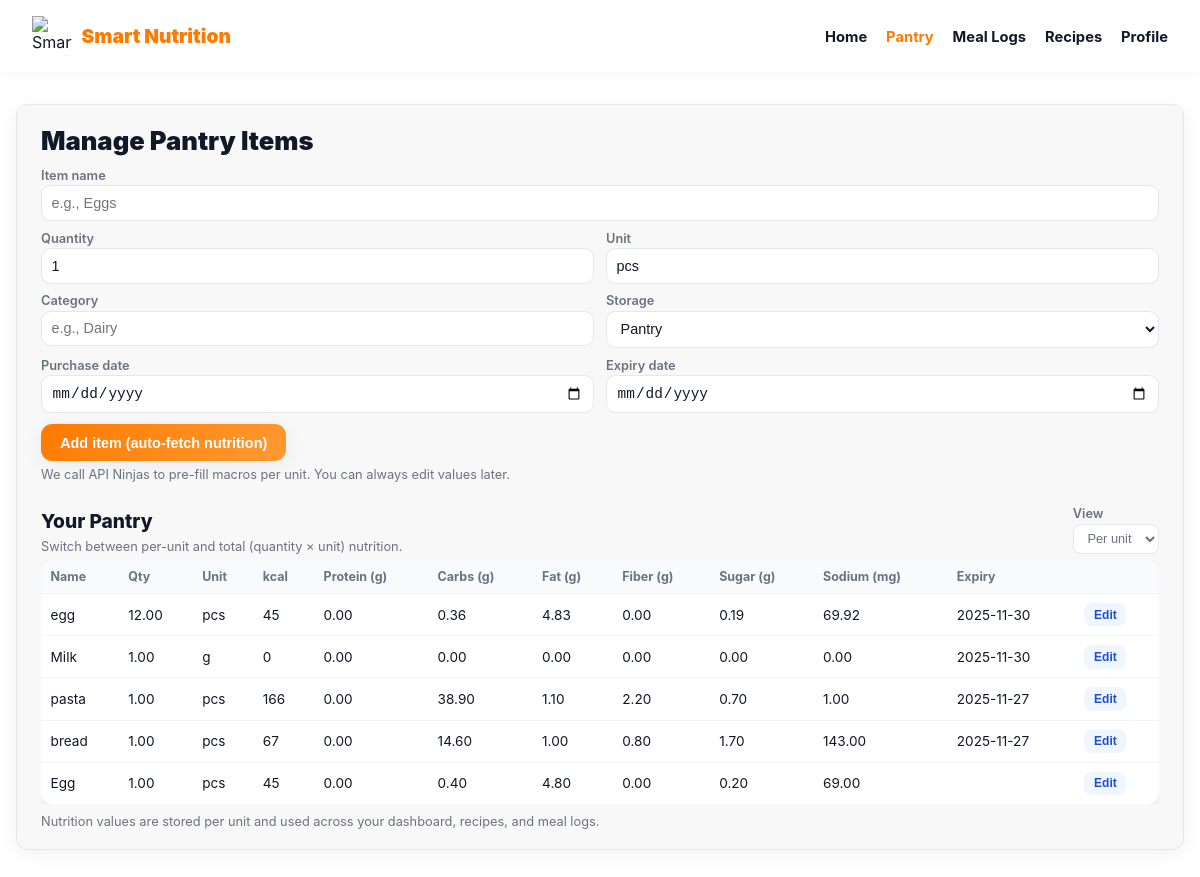
/food_items.php (signed in), run on the app's committed database.
### tables this page shows
CREATE TABLE `food_items` (
  `id` int(11) NOT NULL,
  `user_id` int(11) NOT NULL,
  `name` varchar(120) NOT NULL,
  `category` varchar(80) DEFAULT NULL,
  `storage_type` enum('pantry','refrigerator','freezer') DEFAULT 'pantry',
  `quantity` decimal(10,2) DEFAULT 1.00,
  `unit` varchar(20) DEFAULT 'pcs',
  `calories_per_unit` int(11) DEFAULT 0,
  `purchase_date` date DEFAULT NULL,
  `expiry_date` date DEFAULT NULL,
  `created_at` timestamp NOT NULL DEFAULT current_timestamp(),
  `protein_per_unit` decimal(10,2) DEFAULT 0.00,
  `carbs_per_unit` decimal(10,2) DEFAULT 0.00,
  `fat_per_unit` decimal(10,2) DEFAULT 0.00,
  `fiber_per_unit` decimal(10,2) DEFAULT 0.00,
  `sugar_per_unit` decimal(10,2) DEFAULT 0.00,
  `sodium_per_unit` decimal(10,2) DEFAULT 0.00
);

### food_items.php (the view, shortened to what this page needs)
<?php
function db(): PDO {
  $dsn = 'mysql:host='.DB_HOST.';dbname='.DB_NAME.';charset=utf8mb4';
  $pdo = new PDO($dsn, DB_USER, DB_PASS, [
    PDO::ATTR_ERRMODE => PDO::ERRMODE_EXCEPTION,
    PDO::ATTR_DEFAULT_FETCH_MODE => PDO::FETCH_ASSOC,
  ]);
  return $pdo;
}
function e(string $s): string { return htmlspecialchars($s, ENT_QUOTES, 'UTF-8'); }
$pdo = db();
$userId = (int)$_SESSION['user_id'];
$pdo->exec("
  CREATE TABLE IF NOT EXISTS food_items (
    id INT AUTO_INCREMENT PRIMARY KEY,
    user_id INT NOT NULL,
    name VARCHAR(120) NOT NULL,
    category VARCHAR(80),
    storage_type ENUM('pantry','refrigerator','freezer') DEFAULT 'pantry',
    quantity DECIMAL(10,2) DEFAULT 1,
    unit VARCHAR(20) DEFAULT 'pcs',
    calories_per_unit INT DEFAULT 0,
    protein_per_unit DECIMAL(10,2) DEFAULT 0,
    carbs_per_unit DECIMAL(10,2) DEFAULT 0,
    fat_per_unit DECIMAL(10,2) DEFAULT 0,
    fiber_per_unit DECIMAL(10,2) DEFAULT 0,
    sugar_per_unit DECIMAL(10,2) DEFAULT 0,
    sodium_per_unit DECIMAL(10,2) DEFAULT 0,
    purchase_date DATE NULL,
    expiry_date DATE NULL,
    created_at TIMESTAMP DEFAULT CURRENT_TIMESTAMP
  ) ENGINE=InnoDB;
");
$stmt = $pdo->prepare("SELECT * FROM food_items WHERE user_id = ? ORDER BY created_at DESC");
$stmt->execute([$userId]);
$items = $stmt->fetchAll();
?>
<!doctype html>
<html lang="en">
<head>
</head>
<body>
<header>
  <div class="logo-wrap">
    <img src="assets/img/smart_nutrition_logo.png" alt="Smart Nutrition">
    <div class="logo-text">Smart Nutrition</div>
  </div>
  <nav>
    <a href="Index.php">Home</a>
    <a href="food_items.php" class="active">Pantry</a>
    <a href="meallogs.php">Meal Logs</a>
    <a href="recipes.php">Recipes</a>
    <a href="profile.php">Profile</a>
  </nav>
</header>
<div class="container">
  <div class="card">
    <h2>Manage Pantry Items</h2>
    <form method="post" novalidate>
      <label for="name">Item name</label>
      <input id="name" name="name" required placeholder="e.g., Eggs">
      <div class="grid-2">
        <div>
          <label for="quantity">Quantity</label>
          <input id="quantity" name="quantity" type="number" step="0.01" value="1" required>
        </div>
        <div>
          <label for="unit">Unit</label>
          <input id="unit" name="unit" value="pcs" placeholder="e.g., pcs, g, cup" required>
        </div>
      </div>
      <div class="grid-2">
        <div>
          <label for="category">Category</label>
          <input id="category" name="category" placeholder="e.g., Dairy">
        </div>
        <div>
          <label for="storage_type">Storage</label>
          <select id="storage_type" name="storage_type">
            <option value="pantry">Pantry</option>
          </select>
        </div>
      </div>
      <div class="grid-2">
        <div>
          <label for="purchase_date">Purchase date</label>
          <input id="purchase_date" name="purchase_date" type="date">
        </div>
        <div>
          <label for="expiry_date">Expiry date</label>
          <input id="expiry_date" name="expiry_date" type="date">
        </div>
      </div>
      <button type="submit" class="btn-primary">Add item (auto-fetch nutrition)</button>
      <div class="note">
        We call API Ninjas to pre-fill macros per unit. You can always edit values later.
      </div>
    </form>
    <div class="section-header">
      <div>
        <h3>Your Pantry</h3>
        <div class="note">Switch between per-unit and total (quantity × unit) nutrition.</div>
      </div>
      <div class="view-toggle">
        <label for="viewToggle">View</label>
        <select id="viewToggle">
          <option value="per">Per unit</option>
        </select>
      </div>
    </div>
    <?php if (!$items): ?>
      <p class="note">No items yet — add something above to get started.</p>
    <?php else: ?>
      <div class="table-wrap">
        <table id="pantryTable">
          <thead>
            <tr>
              <th>Name</th>
              <th>Qty</th>
              <th>Unit</th>
              <th>kcal</th>
              <th>Protein (g)</th>
              <th>Carbs (g)</th>
              <th>Fat (g)</th>
              <th>Fiber (g)</th>
              <th>Sugar (g)</th>
              <th>Sodium (mg)</th>
              <th>Expiry</th>
              <th></th>
            </tr>
          </thead>
          <tbody>
          <?php foreach ($items as $it):
            $qty    = (float)$it['quantity'];
            $cal    = (float)$it['calories_per_unit'];
            $prot   = (float)$it['protein_per_unit'];
            $carb   = (float)$it['carbs_per_unit'];
            $fat    = (float)$it['fat_per_unit'];
            $fiber  = (float)($it['fiber_per_unit'] ?? 0);
            $sugar  = (float)($it['sugar_per_unit'] ?? 0);
            $sodium = (float)($it['sodium_per_unit'] ?? 0);
          ?>
            <tr data-id="<?= (int)$it['id'] ?>"
                data-qty="<?= $qty ?>"
                data-cal="<?= $cal ?>"
                data-prot="<?= $prot ?>"
                data-carb="<?= $carb ?>"
                data-fat="<?= $fat ?>"
                data-fiber="<?= $fiber ?>"
                data-sugar="<?= $sugar ?>"
                data-sodium="<?= $sodium ?>">
              <td><?= e($it['name']) ?></td>
              <td class="col-qty"><?= number_format($qty, 2) ?></td>
              <td><?= e($it['unit']) ?></td>
              <td class="col-cal"><?= (int)$cal ?></td>
              <td class="col-prot"><?= number_format($prot, 2) ?></td>
              <td class="col-carb"><?= number_format($carb, 2) ?></td>
              <td class="col-fat"><?= number_format($fat, 2) ?></td>
              <td class="col-fiber"><?= number_format($fiber, 2) ?></td>
              <td class="col-sugar"><?= number_format($sugar, 2) ?></td>
              <td class="col-sodium"><?= number_format($sodium, 2) ?></td>
              <td><?= e($it['expiry_date'] ?? '') ?></td>
              <td><button type="button" class="btn-edit" data-id="<?= (int)$it['id'] ?>">Edit</button></td>
            </tr>
          <?php endforeach; ?>
          </tbody>
        </table>
      </div>
    <?php endif; ?>
    <div class="note" style="margin-top:.6rem;">
      Nutrition values are stored per unit and used across your dashboard, recipes, and meal logs.
    </div>
  </div>
</div>
</body>
</html>

### food_items.php (style rules this page uses)
:root { --bg:#ffffff; --text:#111827; --muted:#6b7280; --accent:#ff7a00; --accent2:#ff9a33; --panel:#f8f8f8; --border:#e5e7eb; --radius:12px; --shadow:0 4px 20px rgba(0,0,0,.06); }
* { box-sizing:border-box; }
body { margin:0; font-family:"Inter",system-ui,sans-serif; background:var(--bg); color:var(--text); }
header { display:flex; justify-content:space-between; align-items:center; padding:1rem 2rem; background:#fff; box-shadow:0 2px 10px rgba(0,0,0,.04); position:sticky; top:0; z-index:10; }
.logo-wrap { display:flex; align-items:center; gap:.6rem; }
.logo-wrap img { width:40px; height:40px; }
.logo-text { font-weight:900; font-size:1.2rem; color:var(--accent); }
nav a { text-decoration:none; margin-left:.9rem; font-weight:700; font-size:.92rem; color:var(--text); }
nav a.active { color:var(--accent); }
.container { max-width:1200px; margin:2rem auto; padding:0 1rem 2rem; }
.card { background:var(--panel); border-radius:var(--radius); border:1px solid var(--border); box-shadow:var(--shadow); padding:1.25rem 1.5rem; }
h2 { margin:0 0 .75rem; font-size:1.6rem; font-weight:900; color:#111827; }
h3 { margin:.2rem 0 .3rem; font-size:1.2rem; font-weight:800; }
label { display:block; font-size:.8rem; font-weight:600; color:var(--muted); margin-top:.25rem; }
input,select { width:100%; padding:.55rem .6rem; border-radius:.6rem; border:1px solid var(--border); background:#fff; font-size:.9rem; margin-top:.15rem; color:var(--text); }
.grid-2 { display:grid; grid-template-columns:repeat(2,minmax(0,1fr)); gap:.75rem; margin-top:.35rem; }
.btn-primary { display:inline-block; padding:.65rem 1.2rem; border-radius:.7rem; border:0; background:linear-gradient(135deg,var(--accent),var(--accent2)); color:#fff; font-weight:800; font-size:.9rem; cursor:pointer; box-shadow:var(--shadow); margin-top:.7rem; }
.note { font-size:.8rem; color:var(--muted); margin-top:.4rem; }
.section-header { display:flex; justify-content:space-between; align-items:flex-end; margin-top:1.25rem; gap:1rem; }
.view-toggle select { padding:.35rem .6rem; border-radius:.5rem; border:1px solid var(--border); background:#fff; font-size:.8rem; color:var(--muted); }
.table-wrap { margin-top:.4rem; overflow-x:auto; }
table { width:100%; border-collapse:collapse; font-size:.85rem; background:#fff; border-radius:.75rem; overflow:hidden; box-shadow:var(--shadow); }
th,td { padding:.55rem .6rem; border-bottom:1px solid #f3f4f6; text-align:left; white-space:nowrap; }
th { font-size:.78rem; font-weight:700; color:var(--muted); background:#f9fafb; }
tr:last-child td { border-bottom:none; }
.btn-edit { padding:.3rem .6rem; border-radius:.5rem; border:0; background:#eff6ff; color:#1d4ed8; font-size:.75rem; font-weight:700; cursor:pointer; }

### data on the page
food_items: name "egg", quantity "12.00", unit "pcs", calories_per_unit "45", protein_per_unit "0.00", carbs_per_unit "0.36", fat_per_unit "4.83", fiber_per_unit "0.00", sugar_per_unit "0.19", sodium_per_unit "69.92", expiry_date "2025-11-30"
food_items: name "Milk", quantity "1.00", unit "g", calories_per_unit "0", protein_per_unit "0.00", carbs_per_unit "0.00", fat_per_unit "0.00", fiber_per_unit "0.00", sugar_per_unit "0.00", sodium_per_unit "0.00", expiry_date "2025-11-30"
food_items: name "pasta", quantity "1.00", unit "pcs", calories_per_unit "166", protein_per_unit "0.00", carbs_per_unit "38.90", fat_per_unit "1.10", fiber_per_unit "2.20", sugar_per_unit "0.70", sodium_per_unit "1.00", expiry_date "2025-11-27"
food_items: name "bread", quantity "1.00", unit "pcs", calories_per_unit "67", protein_per_unit "0.00", carbs_per_unit "14.60", fat_per_unit "1.00", fiber_per_unit "0.80", sugar_per_unit "1.70", sodium_per_unit "143.00", expiry_date "2025-11-27"
food_items: name "Egg", quantity "1.00", unit "pcs", calories_per_unit "45", protein_per_unit "0.00", carbs_per_unit "0.40", fat_per_unit "4.80", fiber_per_unit "0.00", sugar_per_unit "0.20", sodium_per_unit "69.00"
